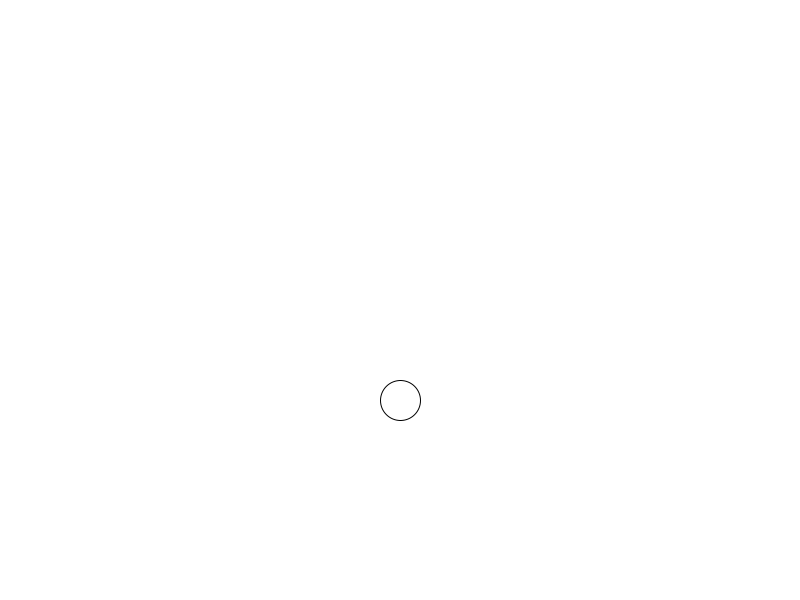
Frame 1 (no input)
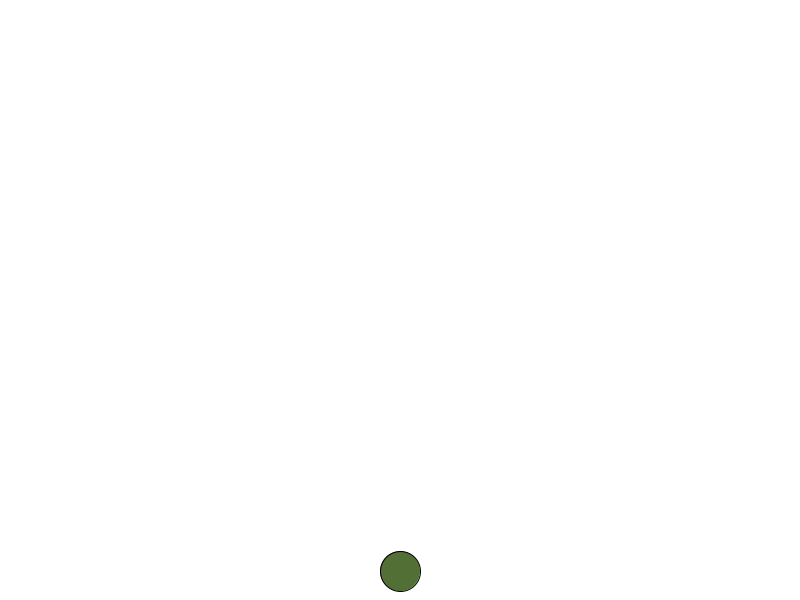
Frame 60 (the mouse pressed at the canvas centre just before this capture)
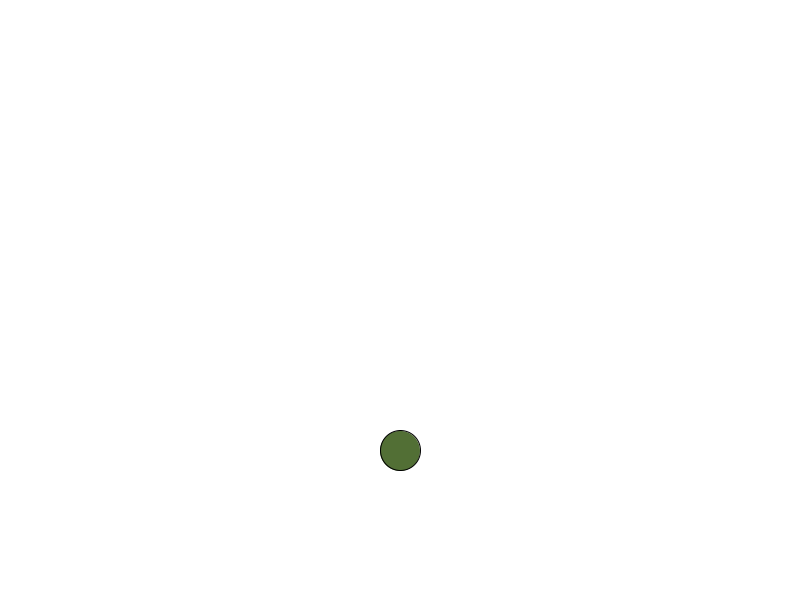
Frame 120 (the mouse held since frame 60 and released just before this capture)

The Processing sketch that drew these frames (run headless with seeded random() and noise(); from frame 60 on, the mouse is pressed at the canvas centre):

// Processing sketch: processing_52767
// ── processing_52767.pde

//Mauricio Orantes
//Gravity Simulation on Ball

color g = #526F35;
float x =400;
float y = 400;
float acceleration = 0;
//int direction = 1;
float gravity = 0.1;

void setup(){
size(800,600);
  background(255);
  smooth();
}

void draw(){
  background(255);
  makeball();
  scale(10);
   y = y+acceleration; //Vertical plus the Acceleration of 0, remains constant
     acceleration = acceleration + gravity; //Acceleration is the sum of gravity and acceleration 0 + 0.1
      if (y >600) { //condition if Vertical is greater than 600 then perform action below
     acceleration = acceleration * -0.85;//-.085 is an arbitrary number that took some experimenting with
  }
}
 
//BALL
void makeball(){
 ellipse(x,y,40,40);
  fill(g);
  smooth();
   
}
